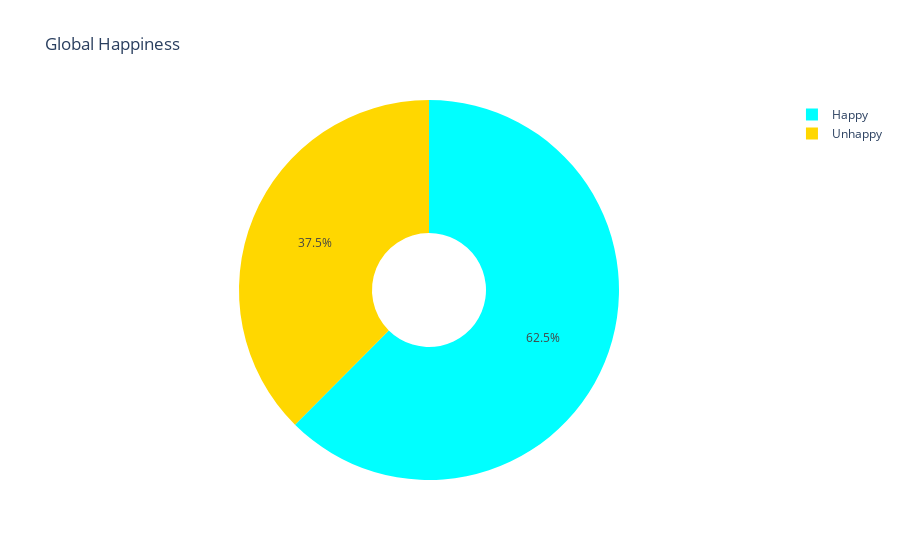

Here is the notebook cell this chart was saved with:
### Markdown cell above
**Global Happiness ratio**

### Code cell
hp_ = hp['Is_Happy'].value_counts()

label_hp_ = hp_.index
size_hp_ = hp_.values


colors = ['aqua', 'gold', 'yellow', 'crimson', 'magenta']

trace = go.Pie(
         labels = label_hp_, values = size_hp_, marker = dict(colors = colors), hole = 0.3)

data = [trace]

layout1 = go.Layout(
           title = 'Global Happiness')

fig = go.Figure(data = data, layout = layout1)
py.iplot(fig)

### Figure 1 — Plotly figure (JSON) as saved in the notebook; plotly's stock layout.template omitted (floating-point values rounded to 4 significant figures)
{"data": [{"hole": 0.3, "labels": ["Happy", "Unhappy"], "marker": {"colors": ["aqua", "gold", "yellow", "crimson", "magenta"]}, "type": "pie", "values": [584, 351]}], "layout": {"autosize": true, "title": {"text": "Global Happiness"}}}
